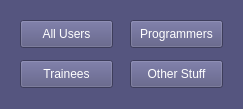
<?xml version="1.0" encoding="UTF-8"?>
<ui version="4.0">
 <class>ChatBot</class>
 <widget class="QWidget" name="ChatBot">
  <property name="geometry">
   <rect>
    <x>0</x>
    <y>0</y>
    <width>243</width>
    <height>109</height>
   </rect>
  </property>
  <property name="palette">
   <palette>
    <active>
     <colorrole role="Button">
      <brush brushstyle="SolidPattern">
       <color alpha="255">
        <red>85</red>
        <green>85</green>
        <blue>127</blue>
       </color>
      </brush>
     </colorrole>
     <colorrole role="ButtonText">
      <brush brushstyle="SolidPattern">
       <color alpha="255">
        <red>255</red>
        <green>255</green>
        <blue>255</blue>
       </color>
      </brush>
     </colorrole>
     <colorrole role="Base">
      <brush brushstyle="SolidPattern">
       <color alpha="255">
        <red>255</red>
        <green>255</green>
        <blue>255</blue>
       </color>
      </brush>
     </colorrole>
     <colorrole role="Window">
      <brush brushstyle="SolidPattern">
       <color alpha="255">
        <red>85</red>
        <green>85</green>
        <blue>127</blue>
       </color>
      </brush>
     </colorrole>
    </active>
    <inactive>
     <colorrole role="Button">
      <brush brushstyle="SolidPattern">
       <color alpha="255">
        <red>85</red>
        <green>85</green>
        <blue>127</blue>
       </color>
      </brush>
     </colorrole>
     <colorrole role="ButtonText">
      <brush brushstyle="SolidPattern">
       <color alpha="255">
        <red>255</red>
        <green>255</green>
        <blue>255</blue>
       </color>
      </brush>
     </colorrole>
     <colorrole role="Base">
      <brush brushstyle="SolidPattern">
       <color alpha="255">
        <red>255</red>
        <green>255</green>
        <blue>255</blue>
       </color>
      </brush>
     </colorrole>
     <colorrole role="Window">
      <brush brushstyle="SolidPattern">
       <color alpha="255">
        <red>85</red>
        <green>85</green>
        <blue>127</blue>
       </color>
      </brush>
     </colorrole>
    </inactive>
    <disabled>
     <colorrole role="Button">
      <brush brushstyle="SolidPattern">
       <color alpha="255">
        <red>85</red>
        <green>85</green>
        <blue>127</blue>
       </color>
      </brush>
     </colorrole>
     <colorrole role="ButtonText">
      <brush brushstyle="SolidPattern">
       <color alpha="255">
        <red>120</red>
        <green>120</green>
        <blue>120</blue>
       </color>
      </brush>
     </colorrole>
     <colorrole role="Base">
      <brush brushstyle="SolidPattern">
       <color alpha="255">
        <red>85</red>
        <green>85</green>
        <blue>127</blue>
       </color>
      </brush>
     </colorrole>
     <colorrole role="Window">
      <brush brushstyle="SolidPattern">
       <color alpha="255">
        <red>85</red>
        <green>85</green>
        <blue>127</blue>
       </color>
      </brush>
     </colorrole>
    </disabled>
   </palette>
  </property>
  <property name="windowTitle">
   <string>Chat Bot</string>
  </property>
  <widget class="QPushButton" name="allUsersButton">
   <property name="geometry">
    <rect>
     <x>20</x>
     <y>20</y>
     <width>93</width>
     <height>28</height>
    </rect>
   </property>
   <property name="text">
    <string>All Users</string>
   </property>
  </widget>
  <widget class="QPushButton" name="programmersButton">
   <property name="geometry">
    <rect>
     <x>130</x>
     <y>20</y>
     <width>93</width>
     <height>28</height>
    </rect>
   </property>
   <property name="text">
    <string>Programmers</string>
   </property>
  </widget>
  <widget class="QPushButton" name="traineesButton">
   <property name="geometry">
    <rect>
     <x>20</x>
     <y>60</y>
     <width>93</width>
     <height>28</height>
    </rect>
   </property>
   <property name="text">
    <string>Trainees</string>
   </property>
  </widget>
  <widget class="QPushButton" name="otherStuffButton">
   <property name="geometry">
    <rect>
     <x>130</x>
     <y>60</y>
     <width>93</width>
     <height>28</height>
    </rect>
   </property>
   <property name="text">
    <string>Other Stuff</string>
   </property>
  </widget>
 </widget>
 <resources/>
 <connections/>
</ui>
